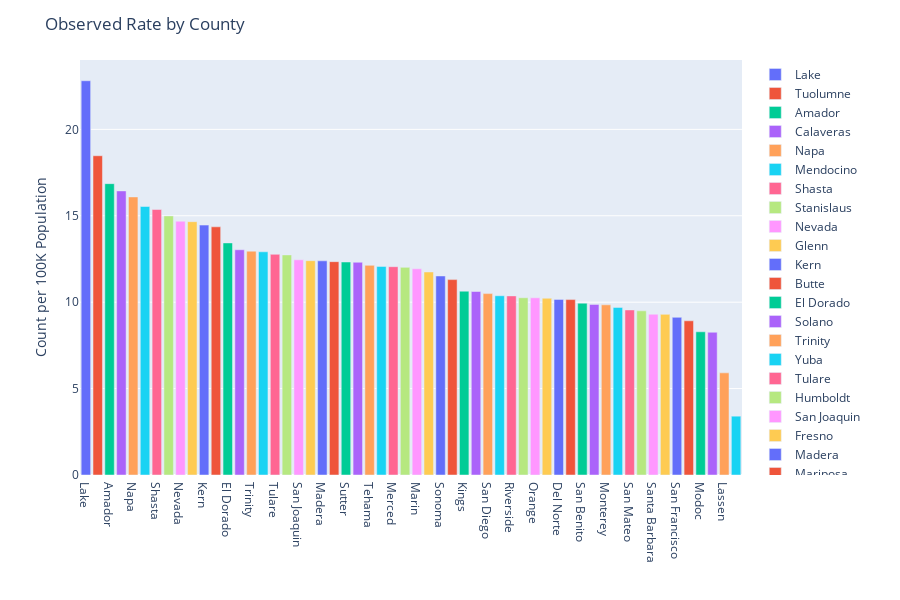

Here is the notebook cell this chart was saved with:
### Markdown cell above
# County Analysis:
Now that we have a good knowledge of our data as a whole, we will dig in to the numbers further and uncover what counties are driving the events for the state.

### Code cell
# Grouping the data by County and averaging ObsRate.

advobs = adv_county.groupby('County')[['ObsRate']] \
         .mean() \
         .reset_index() \
         .sort_values('ObsRate', ascending=False)

# Plotting.

fig = px.bar(advobs, x='County', y='ObsRate', color='County')

# Layout adjustments.

fig.update_layout(title='Observed Rate by County', xaxis_title='', 
                  yaxis_title='Count per 100K Population')

fig.for_each_trace(lambda t: t.update(name=t.name.replace("County=","")))

fig.show()

### Figure 1 — Plotly figure (JSON) as saved in the notebook; plotly's stock layout.template omitted (floating-point values rounded to 4 significant figures)
{"data": [{"alignmentgroup": "True", "hoverlabel": {"namelength": 0}, "hovertemplate": "County=%{x}<br>ObsRate=%{y}", "legendgroup": "County=Lake", "marker": {"color": "#636efa"}, "name": "Lake", "offsetgroup": "County=Lake", "orientation": "v", "showlegend": true, "textposition": "auto", "type": "bar", "x": ["Lake"], "xaxis": "x", "y": [22.81], "yaxis": "y"}, {"alignmentgroup": "True", "hoverlabel": {"namelength": 0}, "hovertemplate": "County=%{x}<br>ObsRate=%{y}", "legendgroup": "County=Tuolumne", "marker": {"color": "#EF553B"}, "name": "Tuolumne", "offsetgroup": "County=Tuolumne", "orientation": "v", "showlegend": true, "textposition": "auto", "type": "bar", "x": ["Tuolumne"], "xaxis": "x", "y": [18.47], "yaxis": "y"}, {"alignmentgroup": "True", "hoverlabel": {"namelength": 0}, "hovertemplate": "County=%{x}<br>ObsRate=%{y}", "legendgroup": "County=Amador", "marker": {"color": "#00cc96"}, "name": "Amador", "offsetgroup": "County=Amador", "orientation": "v", "showlegend": true, "textposition": "auto", "type": "bar", "x": ["Amador"], "xaxis": "x", "y": [16.86], "yaxis": "y"}, {"alignmentgroup": "True", "hoverlabel": {"namelength": 0}, "hovertemplate": "County=%{x}<br>ObsRate=%{y}", "legendgroup": "County=Calaveras", "marker": {"color": "#ab63fa"}, "name": "Calaveras", "offsetgroup": "County=Calaveras", "orientation": "v", "showlegend": true, "textposition": "auto", "type": "bar", "x": ["Calaveras"], "xaxis": "x", "y": [16.44], "yaxis": "y"}, {"alignmentgroup": "True", "hoverlabel": {"namelength": 0}, "hovertemplate": "County=%{x}<br>ObsRate=%{y}", "legendgroup": "County=Napa", "marker": {"color": "#FFA15A"}, "name": "Napa", "offsetgroup": "County=Napa", "orientation": "v", "showlegend": true, "textposition": "auto", "type": "bar", "x": ["Napa"], "xaxis": "x", "y": [16.09], "yaxis": "y"}, {"alignmentgroup": "True", "hoverlabel": {"namelength": 0}, "hovertemplate": "County=%{x}<br>ObsRate=%{y}", "legendgroup": "County=Mendocino", "marker": {"color": "#19d3f3"}, "name": "Mendocino", "offsetgroup": "County=Mendocino", "orientation": "v", "showlegend": true, "textposition": "auto", "type": "bar", "x": ["Mendocino"], "xaxis": "x", "y": [15.54], "yaxis": "y"}, {"alignmentgroup": "True", "hoverlabel": {"namelength": 0}, "hovertemplate": "County=%{x}<br>ObsRate=%{y}", "legendgroup": "County=Shasta", "marker": {"color": "#FF6692"}, "name": "Shasta", "offsetgroup": "County=Shasta", "orientation": "v", "showlegend": true, "textposition": "auto", "type": "bar", "x": ["Shasta"], "xaxis": "x", "y": [15.36], "yaxis": "y"}, {"alignmentgroup": "True", "hoverlabel": {"namelength": 0}, "hovertemplate": "County=%{x}<br>ObsRate=%{y}", "legendgroup": "County=Stanislaus", "marker": {"color": "#B6E880"}, "name": "Stanislaus", "offsetgroup": "County=Stanislaus", "orientation": "v", "showlegend": true, "textposition": "auto", "type": "bar", "x": ["Stanislaus"], "xaxis": "x", "y": [14.99], "yaxis": "y"}, {"alignmentgroup": "True", "hoverlabel": {"namelength": 0}, "hovertemplate": "County=%{x}<br>ObsRate=%{y}", "legendgroup": "County=Nevada", "marker": {"color": "#FF97FF"}, "name": "Nevada", "offsetgroup": "County=Nevada", "orientation": "v", "showlegend": true, "textposition": "auto", "type": "bar", "x": ["Nevada"], "xaxis": "x", "y": [14.69], "yaxis": "y"}, {"alignmentgroup": "True", "hoverlabel": {"namelength": 0}, "hovertemplate": "County=%{x}<br>ObsRate=%{y}", "legendgroup": "County=Glenn", "marker": {"color": "#FECB52"}, "name": "Glenn", "offsetgroup": "County=Glenn", "orientation": "v", "showlegend": true, "textposition": "auto", "type": "bar", "x": ["Glenn"], "xaxis": "x", "y": [14.66], "yaxis": "y"}, {"alignmentgroup": "True", "hoverlabel": {"namelength": 0}, "hovertemplate": "County=%{x}<br>ObsRate=%{y}", "legendgroup": "County=Kern", "marker": {"color": "#636efa"}, "name": "Kern", "offsetgroup": "County=Kern", "orientation": "v", "showlegend": true, "textposition": "auto", "type": "bar", "x": ["Kern"], "xaxis": "x", "y": [14.46], "yaxis": "y"}, {"alignmentgroup": "True", "hoverlabel": {"namelength": 0}, "hovertemplate": "County=%{x}<br>ObsRate=%{y}", "legendgroup": "County=Butte", "marker": {"color": "#EF553B"}, "name": "Butte", "offsetgroup": "County=Butte", "orientation": "v", "showlegend": true, "textposition": "auto", "type": "bar", "x": ["Butte"], "xaxis": "x", "y": [14.36], "yaxis": "y"}, {"alignmentgroup": "True", "hoverlabel": {"namelength": 0}, "hovertemplate": "County=%{x}<br>ObsRate=%{y}", "legendgroup": "County=El Dorado", "marker": {"color": "#00cc96"}, "name": "El Dorado", "offsetgroup": "County=El Dorado", "orientation": "v", "showlegend": true, "textposition": "auto", "type": "bar", "x": ["El Dorado"], "xaxis": "x", "y": [13.43], "yaxis": "y"}, {"alignmentgroup": "True", "hoverlabel": {"namelength": 0}, "hovertemplate": "County=%{x}<br>ObsRate=%{y}", "legendgroup": "County=Solano", "marker": {"color": "#ab63fa"}, "name": "Solano", "offsetgroup": "County=Solano", "orientation": "v", "showlegend": true, "textposition": "auto", "type": "bar", "x": ["Solano"], "xaxis": "x", "y": [13.03], "yaxis": "y"}, {"alignmentgroup": "True", "hoverlabel": {"namelength": 0}, "hovertemplate": "County=%{x}<br>ObsRate=%{y}", "legendgroup": "County=Trinity", "marker": {"color": "#FFA15A"}, "name": "Trinity", "offsetgroup": "County=Trinity", "orientation": "v", "showlegend": true, "textposition": "auto", "type": "bar", "x": ["Trinity"], "xaxis": "x", "y": [12.95], "yaxis": "y"}, {"alignmentgroup": "True", "hoverlabel": {"namelength": 0}, "hovertemplate": "County=%{x}<br>ObsRate=%{y}", "legendgroup": "County=Yuba", "marker": {"color": "#19d3f3"}, "name": "Yuba", "offsetgroup": "County=Yuba", "orientation": "v", "showlegend": true, "textposition": "auto", "type": "bar", "x": ["Yuba"], "xaxis": "x", "y": [12.92], "yaxis": "y"}, {"alignmentgroup": "True", "hoverlabel": {"namelength": 0}, "hovertemplate": "County=%{x}<br>ObsRate=%{y}", "legendgroup": "County=Tulare", "marker": {"color": "#FF6692"}, "name": "Tulare", "offsetgroup": "County=Tulare", "orientation": "v", "showlegend": true, "textposition": "auto", "type": "bar", "x": ["Tulare"], "xaxis": "x", "y": [12.77], "yaxis": "y"}, {"alignmentgroup": "True", "hoverlabel": {"namelength": 0}, "hovertemplate": "County=%{x}<br>ObsRate=%{y}", "legendgroup": "County=Humboldt", "marker": {"color": "#B6E880"}, "name": "Humboldt", "offsetgroup": "County=Humboldt", "orientation": "v", "showlegend": true, "textposition": "auto", "type": "bar", "x": ["Humboldt"], "xaxis": "x", "y": [12.74], "yaxis": "y"}, {"alignmentgroup": "True", "hoverlabel": {"namelength": 0}, "hovertemplate": "County=%{x}<br>ObsRate=%{y}", "legendgroup": "County=San Joaquin", "marker": {"color": "#FF97FF"}, "name": "San Joaquin", "offsetgroup": "County=San Joaquin", "orientation": "v", "showlegend": true, "textposition": "auto", "type": "bar", "x": ["San Joaquin"], "xaxis": "x", "y": [12.45], "yaxis": "y"}, {"alignmentgroup": "True", "hoverlabel": {"namelength": 0}, "hovertemplate": "County=%{x}<br>ObsRate=%{y}", "legendgroup": "County=Fresno", "marker": {"color": "#FECB52"}, "name": "Fresno", "offsetgroup": "County=Fresno", "orientation": "v", "showlegend": true, "textposition": "auto", "type": "bar", "x": ["Fresno"], "xaxis": "x", "y": [12.4], "yaxis": "y"}, {"alignmentgroup": "True", "hoverlabel": {"namelength": 0}, "hovertemplate": "County=%{x}<br>ObsRate=%{y}", "legendgroup": "County=Madera", "marker": {"color": "#636efa"}, "name": "Madera", "offsetgroup": "County=Madera", "orientation": "v", "showlegend": true, "textposition": "auto", "type": "bar", "x": ["Madera"], "xaxis": "x", "y": [12.39], "yaxis": "y"}, {"alignmentgroup": "True", "hoverlabel": {"namelength": 0}, "hovertemplate": "County=%{x}<br>ObsRate=%{y}", "legendgroup": "County=Mariposa", "marker": {"color": "#EF553B"}, "name": "Mariposa", "offsetgroup": "County=Mariposa", "orientation": "v", "showlegend": true, "textposition": "auto", "type": "bar", "x": ["Mariposa"], "xaxis": "x", "y": [12.34], "yaxis": "y"}, {"alignmentgroup": "True", "hoverlabel": {"namelength": 0}, "hovertemplate": "County=%{x}<br>ObsRate=%{y}", "legendgroup": "County=Sutter", "marker": {"color": "#00cc96"}, "name": "Sutter", "offsetgroup": "County=Sutter", "orientation": "v", "showlegend": true, "textposition": "auto", "type": "bar", "x": ["Sutter"], "xaxis": "x", "y": [12.33], "yaxis": "y"}, {"alignmentgroup": "True", "hoverlabel": {"namelength": 0}, "hovertemplate": "County=%{x}<br>ObsRate=%{y}", "legendgroup": "County=Contra Costa", "marker": {"color": "#ab63fa"}, "name": "Contra Costa", "offsetgroup": "County=Contra Costa", "orientation": "v", "showlegend": true, "textposition": "auto", "type": "bar", "x": ["Contra Costa"], "xaxis": "x", "y": [12.31], "yaxis": "y"}, {"alignmentgroup": "True", "hoverlabel": {"namelength": 0}, "hovertemplate": "County=%{x}<br>ObsRate=%{y}", "legendgroup": "County=Tehama", "marker": {"color": "#FFA15A"}, "name": "Tehama", "offsetgroup": "County=Tehama", "orientation": "v", "showlegend": true, "textposition": "auto", "type": "bar", "x": ["Tehama"], "xaxis": "x", "y": [12.13], "yaxis": "y"}, {"alignmentgroup": "True", "hoverlabel": {"namelength": 0}, "hovertemplate": "County=%{x}<br>ObsRate=%{y}", "legendgroup": "County=Sacramento", "marker": {"color": "#19d3f3"}, "name": "Sacramento", "offsetgroup": "County=Sacramento", "orientation": "v", "showlegend": true, "textposition": "auto", "type": "bar", "x": ["Sacramento"], "xaxis": "x", "y": [12.07], "yaxis": "y"}, {"alignmentgroup": "True", "hoverlabel": {"namelength": 0}, "hovertemplate": "County=%{x}<br>ObsRate=%{y}", "legendgroup": "County=Merced", "marker": {"color": "#FF6692"}, "name": "Merced", "offsetgroup": "County=Merced", "orientation": "v", "showlegend": true, "textposition": "auto", "type": "bar", "x": ["Merced"], "xaxis": "x", "y": [12.05], "yaxis": "y"}, {"alignmentgroup": "True", "hoverlabel": {"namelength": 0}, "hovertemplate": "County=%{x}<br>ObsRate=%{y}", "legendgroup": "County=Ventura", "marker": {"color": "#B6E880"}, "name": "Ventura", "offsetgroup": "County=Ventura", "orientation": "v", "showlegend": true, "textposition": "auto", "type": "bar", "x": ["Ventura"], "xaxis": "x", "y": [12.01], "yaxis": "y"}, {"alignmentgroup": "True", "hoverlabel": {"namelength": 0}, "hovertemplate": "County=%{x}<br>ObsRate=%{y}", "legendgroup": "County=Marin", "marker": {"color": "#FF97FF"}, "name": "Marin", "offsetgroup": "County=Marin", "orientation": "v", "showlegend": true, "textposition": "auto", "type": "bar", "x": ["Marin"], "xaxis": "x", "y": [11.93], "yaxis": "y"}, {"alignmentgroup": "True", "hoverlabel": {"namelength": 0}, "hovertemplate": "County=%{x}<br>ObsRate=%{y}", "legendgroup": "County=Placer", "marker": {"color": "#FECB52"}, "name": "Placer", "offsetgroup": "County=Placer", "orientation": "v", "showlegend": true, "textposition": "auto", "type": "bar", "x": ["Placer"], "xaxis": "x", "y": [11.75], "yaxis": "y"}, {"alignmentgroup": "True", "hoverlabel": {"namelength": 0}, "hovertemplate": "County=%{x}<br>ObsRate=%{y}", "legendgroup": "County=Sonoma", "marker": {"color": "#636efa"}, "name": "Sonoma", "offsetgroup": "County=Sonoma", "orientation": "v", "showlegend": true, "textposition": "auto", "type": "bar", "x": ["Sonoma"], "xaxis": "x", "y": [11.52], "yaxis": "y"}, {"alignmentgroup": "True", "hoverlabel": {"namelength": 0}, "hovertemplate": "County=%{x}<br>ObsRate=%{y}", "legendgroup": "County=Colusa", "marker": {"color": "#EF553B"}, "name": "Colusa", "offsetgroup": "County=Colusa", "orientation": "v", "showlegend": true, "textposition": "auto", "type": "bar", "x": ["Colusa"], "xaxis": "x", "y": [11.31], "yaxis": "y"}, {"alignmentgroup": "True", "hoverlabel": {"namelength": 0}, "hovertemplate": "County=%{x}<br>ObsRate=%{y}", "legendgroup": "County=Kings", "marker": {"color": "#00cc96"}, "name": "Kings", "offsetgroup": "County=Kings", "orientation": "v", "showlegend": true, "textposition": "auto", "type": "bar", "x": ["Kings"], "xaxis": "x", "y": [10.64], "yaxis": "y"}, {"alignmentgroup": "True", "hoverlabel": {"namelength": 0}, "hovertemplate": "County=%{x}<br>ObsRate=%{y}", "legendgroup": "County=Inyo", "marker": {"color": "#ab63fa"}, "name": "Inyo", "offsetgroup": "County=Inyo", "orientation": "v", "showlegend": true, "textposition": "auto", "type": "bar", "x": ["Inyo"], "xaxis": "x", "y": [10.62], "yaxis": "y"}, {"alignmentgroup": "True", "hoverlabel": {"namelength": 0}, "hovertemplate": "County=%{x}<br>ObsRate=%{y}", "legendgroup": "County=San Diego", "marker": {"color": "#FFA15A"}, "name": "San Diego", "offsetgroup": "County=San Diego", "orientation": "v", "showlegend": true, "textposition": "auto", "type": "bar", "x": ["San Diego"], "xaxis": "x", "y": [10.5], "yaxis": "y"}, {"alignmentgroup": "True", "hoverlabel": {"namelength": 0}, "hovertemplate": "County=%{x}<br>ObsRate=%{y}", "legendgroup": "County=Alameda", "marker": {"color": "#19d3f3"}, "name": "Alameda", "offsetgroup": "County=Alameda", "orientation": "v", "showlegend": true, "textposition": "auto", "type": "bar", "x": ["Alameda"], "xaxis": "x", "y": [10.37], "yaxis": "y"}, {"alignmentgroup": "True", "hoverlabel": {"namelength": 0}, "hovertemplate": "County=%{x}<br>ObsRate=%{y}", "legendgroup": "County=Riverside", "marker": {"color": "#FF6692"}, "name": "Riverside", "offsetgroup": "County=Riverside", "orientation": "v", "showlegend": true, "textposition": "auto", "type": "bar", "x": ["Riverside"], "xaxis": "x", "y": [10.36], "yaxis": "y"}, {"alignmentgroup": "True", "hoverlabel": {"namelength": 0}, "hovertemplate": "County=%{x}<br>ObsRate=%{y}", "legendgroup": "County=Yolo", "marker": {"color": "#B6E880"}, "name": "Yolo", "offsetgroup": "County=Yolo", "orientation": "v", "showlegend": true, "textposition": "auto", "type": "bar", "x": ["Yolo"], "xaxis": "x", "y": [10.26], "yaxis": "y"}, {"alignmentgroup": "True", "hoverlabel": {"namelength": 0}, "hovertemplate": "County=%{x}<br>ObsRate=%{y}", "legendgroup": "County=Orange", "marker": {"color": "#FF97FF"}, "name": "Orange", "offsetgroup": "County=Orange", "orientation": "v", "showlegend": true, "textposition": "auto", "type": "bar", "x": ["Orange"], "xaxis": "x", "y": [10.25], "yaxis": "y"}, {"alignmentgroup": "True", "hoverlabel": {"namelength": 0}, "hovertemplate": "County=%{x}<br>ObsRate=%{y}", "legendgroup": "County=Siskiyou", "marker": {"color": "#FECB52"}, "name": "Siskiyou", "offsetgroup": "County=Siskiyou", "orientation": "v", "showlegend": true, "textposition": "auto", "type": "bar", "x": ["Siskiyou"], "xaxis": "x", "y": [10.23], "yaxis": "y"}, {"alignmentgroup": "True", "hoverlabel": {"namelength": 0}, "hovertemplate": "County=%{x}<br>ObsRate=%{y}", "legendgroup": "County=Del Norte", "marker": {"color": "#636efa"}, "name": "Del Norte", "offsetgroup": "County=Del Norte", "orientation": "v", "showlegend": true, "textposition": "auto", "type": "bar", "x": ["Del Norte"], "xaxis": "x", "y": [10.16], "yaxis": "y"}, {"alignmentgroup": "True", "hoverlabel": {"namelength": 0}, "hovertemplate": "County=%{x}<br>ObsRate=%{y}", "legendgroup": "County=San Bernardino", "marker": {"color": "#EF553B"}, "name": "San Bernardino", "offsetgroup": "County=San Bernardino", "orientation": "v", "showlegend": true, "textposition": "auto", "type": "bar", "x": ["San Bernardino"], "xaxis": "x", "y": [10.15], "yaxis": "y"}, {"alignmentgroup": "True", "hoverlabel": {"namelength": 0}, "hovertemplate": "County=%{x}<br>ObsRate=%{y}", "legendgroup": "County=San Benito", "marker": {"color": "#00cc96"}, "name": "San Benito", "offsetgroup": "County=San Benito", "orientation": "v", "showlegend": true, "textposition": "auto", "type": "bar", "x": ["San Benito"], "xaxis": "x", "y": [9.944], "yaxis": "y"}, {"alignmentgroup": "True", "hoverlabel": {"namelength": 0}, "hovertemplate": "County=%{x}<br>ObsRate=%{y}", "legendgroup": "County=Santa Clara", "marker": {"color": "#ab63fa"}, "name": "Santa Clara", "offsetgroup": "County=Santa Clara", "orientation": "v", "showlegend": true, "textposition": "auto", "type": "bar", "x": ["Santa Clara"], "xaxis": "x", "y": [9.871], "yaxis": "y"}, {"alignmentgroup": "True", "hoverlabel": {"namelength": 0}, "hovertemplate": "County=%{x}<br>ObsRate=%{y}", "legendgroup": "County=Monterey", "marker": {"color": "#FFA15A"}, "name": "Monterey", "offsetgroup": "County=Monterey", "orientation": "v", "showlegend": true, "textposition": "auto", "type": "bar", "x": ["Monterey"], "xaxis": "x", "y": [9.846], "yaxis": "y"}, {"alignmentgroup": "True", "hoverlabel": {"namelength": 0}, "hovertemplate": "County=%{x}<br>ObsRate=%{y}", "legendgroup": "County=Santa Cruz", "marker": {"color": "#19d3f3"}, "name": "Santa Cruz", "offsetgroup": "County=Santa Cruz", "orientation": "v", "showlegend": true, "textposition": "auto", "type": "bar", "x": ["Santa Cruz"], "xaxis": "x", "y": [9.698], "yaxis": "y"}, {"alignmentgroup": "True", "hoverlabel": {"namelength": 0}, "hovertemplate": "County=%{x}<br>ObsRate=%{y}", "legendgroup": "County=San Mateo", "marker": {"color": "#FF6692"}, "name": "San Mateo", "offsetgroup": "County=San Mateo", "orientation": "v", "showlegend": true, "textposition": "auto", "type": "bar", "x": ["San Mateo"], "xaxis": "x", "y": [9.551], "yaxis": "y"}, {"alignmentgroup": "True", "hoverlabel": {"namelength": 0}, "hovertemplate": "County=%{x}<br>ObsRate=%{y}", "legendgroup": "County=Imperial", "marker": {"color": "#B6E880"}, "name": "Imperial", "offsetgroup": "County=Imperial", "orientation": "v", "showlegend": true, "textposition": "auto", "type": "bar", "x": ["Imperial"], "xaxis": "x", "y": [9.499], "yaxis": "y"}, {"alignmentgroup": "True", "hoverlabel": {"namelength": 0}, "hovertemplate": "County=%{x}<br>ObsRate=%{y}", "legendgroup": "County=Santa Barbara", "marker": {"color": "#FF97FF"}, "name": "Santa Barbara", "offsetgroup": "County=Santa Barbara", "orientation": "v", "showlegend": true, "textposition": "auto", "type": "bar", "x": ["Santa Barbara"], "xaxis": "x", "y": [9.303], "yaxis": "y"}, {"alignmentgroup": "True", "hoverlabel": {"namelength": 0}, "hovertemplate": "County=%{x}<br>ObsRate=%{y}", "legendgroup": "County=Los Angeles", "marker": {"color": "#FECB52"}, "name": "Los Angeles", "offsetgroup": "County=Los Angeles", "orientation": "v", "showlegend": true, "textposition": "auto", "type": "bar", "x": ["Los Angeles"], "xaxis": "x", "y": [9.296], "yaxis": "y"}, {"alignmentgroup": "True", "hoverlabel": {"namelength": 0}, "hovertemplate": "County=%{x}<br>ObsRate=%{y}", "legendgroup": "County=San Francisco", "marker": {"color": "#636efa"}, "name": "San Francisco", "offsetgroup": "County=San Francisco", "orientation": "v", "showlegend": true, "textposition": "auto", "type": "bar", "x": ["San Francisco"], "xaxis": "x", "y": [9.123], "yaxis": "y"}, {"alignmentgroup": "True", "hoverlabel": {"namelength": 0}, "hovertemplate": "County=%{x}<br>ObsRate=%{y}", "legendgroup": "County=San Luis Obispo", "marker": {"color": "#EF553B"}, "name": "San Luis Obispo", "offsetgroup": "County=San Luis Obispo", "orientation": "v", "showlegend": true, "textposition": "auto", "type": "bar", "x": ["San Luis Obispo"], "xaxis": "x", "y": [8.922], "yaxis": "y"}, {"alignmentgroup": "True", "hoverlabel": {"namelength": 0}, "hovertemplate": "County=%{x}<br>ObsRate=%{y}", "legendgroup": "County=Modoc", "marker": {"color": "#00cc96"}, "name": "Modoc", "offsetgroup": "County=Modoc", "orientation": "v", "showlegend": true, "textposition": "auto", "type": "bar", "x": ["Modoc"], "xaxis": "x", "y": [8.287], "yaxis": "y"}, {"alignmentgroup": "True", "hoverlabel": {"namelength": 0}, "hovertemplate": "County=%{x}<br>ObsRate=%{y}", "legendgroup": "County=Plumas", "marker": {"color": "#ab63fa"}, "name": "Plumas", "offsetgroup": "County=Plumas", "orientation": "v", "showlegend": true, "textposition": "auto", "type": "bar", "x": ["Plumas"], "xaxis": "x", "y": [8.26], "yaxis": "y"}, {"alignmentgroup": "True", "hoverlabel": {"namelength": 0}, "hovertemplate": "County=%{x}<br>ObsRate=%{y}", "legendgroup": "County=Lassen", "marker": {"color": "#FFA15A"}, "name": "Lassen", "offsetgroup": "County=Lassen", "orientation": "v", "showlegend": true, "textposition": "auto", "type": "bar", "x": ["Lassen"], "xaxis": "x", "y": [5.911], "yaxis": "y"}, {"alignmentgroup": "True", "hoverlabel": {"namelength": 0}, "hovertemplate": "County=%{x}<br>ObsRate=%{y}", "legendgroup": "County=Mono", "marker": {"color": "#19d3f3"}, "name": "Mono", "offsetgroup": "County=Mono", "orientation": "v", "showlegend": true, "textposition": "auto", "type": "bar", "x": ["Mono"], "xaxis": "x", "y": [3.404], "yaxis": "y"}], "layout": {"barmode": "relative", "height": 600, "legend": {"tracegroupgap": 0}, "margin": {"t": 60}, "title": {"text": "Observed Rate by County"}, "xaxis": {"anchor": "y", "categoryarray": ["Lake", "Tuolumne", "Amador", "Calaveras", "Napa", "Mendocino", "Shasta", "Stanislaus", "Nevada", "Glenn", "Kern", "Butte", "El Dorado", "Solano", "Trinity", "Yuba", "Tulare", "Humboldt", "San Joaquin", "Fresno", "Madera", "Mariposa", "Sutter", "Contra Costa", "Tehama", "Sacramento", "Merced", "Ventura", "Marin", "Placer", "Sonoma", "Colusa", "Kings", "Inyo", "San Diego", "Alameda", "Riverside", "Yolo", "Orange", "Siskiyou", "Del Norte", "San Bernardino", "San Benito", "Santa Clara", "Monterey", "Santa Cruz", "San Mateo", "Imperial", "Santa Barbara", "Los Angeles", "San Francisco", "San Luis Obispo", "Modoc", "Plumas", "Lassen", "Mono"], "categoryorder": "array", "domain": [0.0, 1.0], "title": {"text": ""}}, "yaxis": {"anchor": "x", "domain": [0.0, 1.0], "title": {"text": "Count per 100K Population"}}}}
